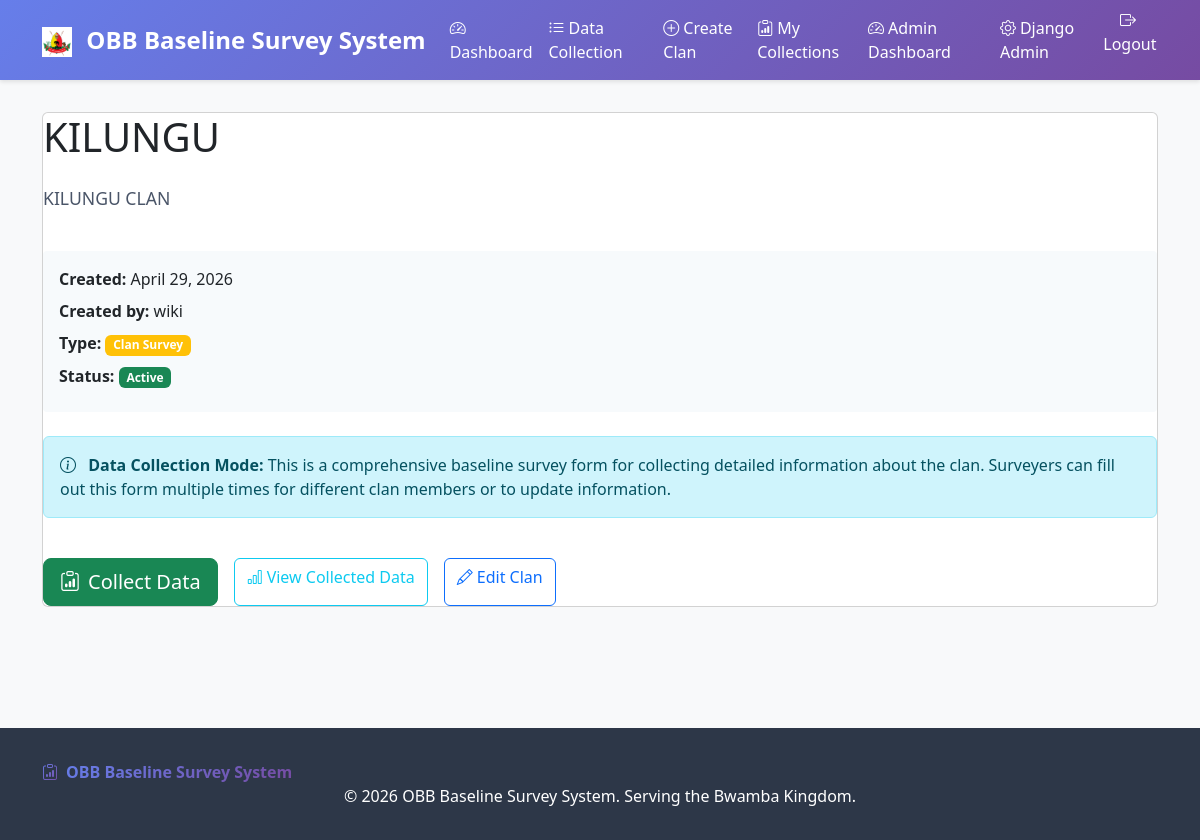
Page /surveys/1/ (signed in) on the committed database.
### surveys/models.py (models this page shows, shortened)
class Survey(models.Model):
    title = models.CharField(max_length=200)
    description = models.TextField(blank=True)
    created_at = models.DateTimeField(default=timezone.now)
    updated_at = models.DateTimeField(auto_now=True)
    is_active = models.BooleanField(default=True)
    allow_anonymous = models.BooleanField(default=True)
    created_by = models.ForeignKey(User, on_delete=models.CASCADE, related_name='surveys_created', null=True, blank=True)
    is_clan = models.BooleanField(default=False, help_text="Mark this survey as a clan for the Bwamba Kingdom")
    class Meta:
        ordering = ['-created_at']

### surveys/views.py (the view)
# urls.py: path('<int:survey_id>/', views.survey_detail, name='survey_detail'),
@login_required
def survey_detail(request, survey_id):
    survey = get_object_or_404(Survey, id=survey_id, is_active=True)
    questions = survey.questions.all().order_by('order')
    user_responses_count = SurveyResponse.objects.filter(
        survey=survey, user=request.user
    ).count()
    sub_clans = []
    clan = None
    if survey.is_clan:
        try:
            clan = Clan.objects.get(survey=survey)
            sub_clans = SubClan.objects.filter(clan=clan).order_by('name')
        except Clan.DoesNotExist:
            pass
    return render(request, 'surveys/survey_detail.html', {
        'survey': survey,
        'questions': questions,
        'user_responses_count': user_responses_count,
        'clan': clan,
        'sub_clans': sub_clans
    })

### surveys/templates/surveys/survey_detail.html (shortened to what this page needs)
{% extends "surveys/base.html" %}
{% block content %}
<div class="card">
    <h1>{{ survey.title }}</h1>
    <p class="survey-description">{{ survey.description }}</p>
    <div class="survey-info">
        <div class="info-item">
            <strong>Created:</strong> {{ survey.created_at|date:"F d, Y" }}
        </div>
        <div class="info-item">
            <strong>Created by:</strong> {{ survey.created_by.username }}
        </div>
        {% if survey.is_clan %}
            <div class="info-item">
                <strong>Type:</strong> <span class="badge bg-warning">Clan Survey</span>
            </div>
        {% endif %}
        <div class="info-item">
            <strong>Status:</strong>
            {% if survey.is_active %}
                <span class="badge bg-success">Active</span>
            {% else %}
                <span class="badge bg-secondary">Inactive</span>
            {% endif %}
        </div>
    </div>
    <div class="alert alert-info">
        <i class="bi bi-info-circle me-2"></i>
        <strong>Data Collection Mode:</strong> This is a comprehensive baseline survey form for collecting detailed information about the clan.
        Surveyers can fill out this form multiple times for different clan members or to update information.
    </div>
    <div class="survey-actions">
        <a href="{% url 'surveys:take_survey' survey.id %}" class="btn btn-success btn-lg">
            <i class="bi bi-clipboard-data me-2"></i>Collect Data
        </a>
        {% if user.is_authenticated and survey.created_by == user or user.is_staff %}
            <a href="{% url 'surveys:survey_results' survey.id %}" class="btn btn-outline-info">
                <i class="bi bi-bar-chart me-1"></i>View Collected Data
            </a>
        {% endif %}
        {% if user.is_authenticated and survey.created_by == user %}
            <a href="{% url 'surveys:edit_survey' survey.id %}" class="btn btn-outline-primary">
                <i class="bi bi-pencil me-1"></i>Edit Clan
            </a>
        {% endif %}
    </div>
</div>
{% endblock %}

### surveys/templates/surveys/base.html (style rules this page uses)
:root { --primary-gradient: linear-gradient(135deg, #667eea 0%, #764ba2 100%); --primary-color: #667eea; --secondary-color: #6c757d; }
body { background-color: #f8f9fa; }

### surveys/templates/surveys/survey_detail.html (style rules this page uses)
.survey-description { font-size: 1.1rem; color: #4a5568; margin: 1rem 0; }
.survey-info { background: #f7fafc; padding: 1rem; border-radius: 4px; margin: 1.5rem 0; }
.info-item { margin-bottom: 0.5rem; }
.survey-actions { display: flex; gap: 1rem; margin-top: 1.5rem; }

### rows in the picture
Survey: title "KILUNGU", description "KILUNGU CLAN", created_at "April 29, 2026", created_by.username "wiki"
